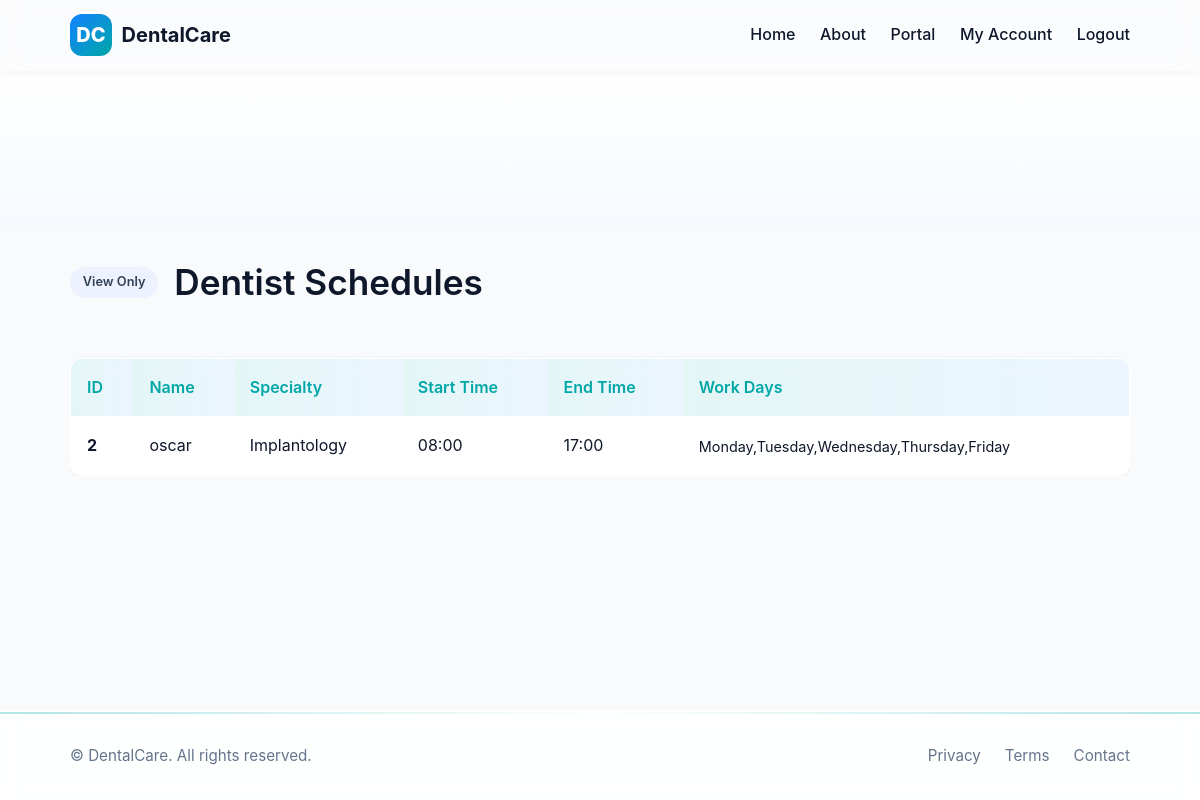
Page /staff/dentists (signed in) on the earlier database version.
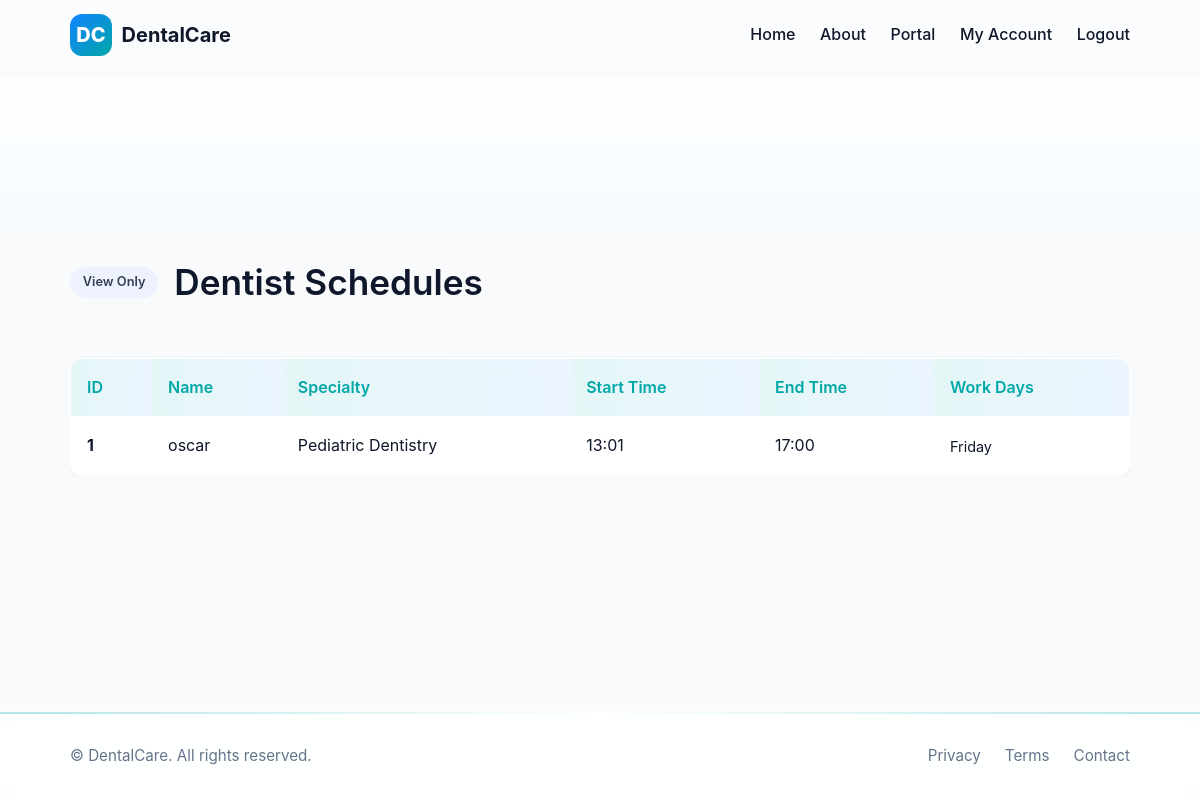
Same page on the later database version.
### tables this page shows
CREATE TABLE tbl_dentists (dentist_id INTEGER PRIMARY KEY REFERENCES tbl_accounts (acc_id) ON DELETE RESTRICT ON UPDATE RESTRICT, specialty TEXT, work_start TEXT DEFAULT '08:00', work_end TEXT DEFAULT '17:00', work_days TEXT DEFAULT 'Monday,Tuesday,Wednesday,Thursday,Friday', FOREIGN KEY (dentist_id) REFERENCES tbl_accounts (acc_id) ON DELETE CASCADE);

CREATE TABLE tbl_accounts (
  acc_id INTEGER PRIMARY KEY AUTOINCREMENT,
  acc_name TEXT NOT NULL,
  acc_email TEXT UNIQUE NOT NULL,
  acc_pass TEXT NOT NULL,
  acc_contact TEXT,
  acc_role TEXT NOT NULL CHECK(acc_role IN ('Staff','Admin','Dentist','Super Admin','Customer')),
  acc_status TEXT NOT NULL DEFAULT 'Pending Approval' CHECK(acc_status IN ('Pending Approval','Approved','Rejected','Deactivated'))
);

### app.py (the view)
            def inner(*args, **kwargs):
                user = current_user()
                if user is None or (roles and user['acc_role'] not in roles):
                    flash('Unauthorized', 'error')
                    return redirect(url_for('login'))
                return fn(*args, **kwargs)

### app.py (called while the page is built)
def get_db():
    if 'db' not in g:
        g.db = sqlite3.connect(DATABASE)
        g.db.row_factory = sqlite3.Row
    return g.db

### templates/dentists_schedules.html (shortened to what this page needs)
{% extends 'base.html' %}
{% block content %}
<section class="hero"><div class="hero-bg"></div></section>
<div class="container">
  <div class="admin-hero" style="margin-bottom: 2rem;">
    <span class="badge">View Only</span>
    <h1 class="strong" style="margin: 0;">Dentist Schedules</h1>
  </div>
  {% if dentists %}
  <div style="max-height: 700px; overflow-y: auto;">
    <table class="table glass">
      <thead style="position: sticky; top: 0; z-index: 10;">
        <tr>
          <th>ID</th>
          <th>Name</th>
          <th>Specialty</th>
          <th>Start Time</th>
          <th>End Time</th>
          <th>Work Days</th>
        </tr>
      </thead>
      <tbody>
        {% for d in dentists %}
        <tr>
          <td><strong>{{ d.acc_id }}</strong></td>
          <td>{{ d.acc_name }}</td>
          <td>{{ d.specialty or '—' }}</td>
          <td>{{ d.work_start or '—' }}</td>
          <td>{{ d.work_end or '—' }}</td>
          <td style="font-size: 0.9rem;">{{ d.work_days or '—' }}</td>
        </tr>
        {% endfor %}
      </tbody>
    </table>
  </div>
  {% else %}
    <div style="text-align: center; padding: 3rem; color: var(--muted);">
      <p style="font-size: 1.1rem; margin-bottom: 1rem;">📭 No dentists found</p>
      <p>Dentists can manage their own duty schedules in their profile.</p>
    </div>
  {% endif %}
</div>
{% endblock %}

Differences in the rows shown:
removed tbl_dentists: acc_id "2", acc_name "oscar", specialty "Implantology", work_start "08:00", work_end "17:00", work_days "Monday,Tuesday,Wednesday,Thursday,Friday"
added tbl_dentists: acc_id "1", acc_name "oscar", specialty "Pediatric Dentistry", work_start "13:01", work_end "17:00", work_days "Friday"
